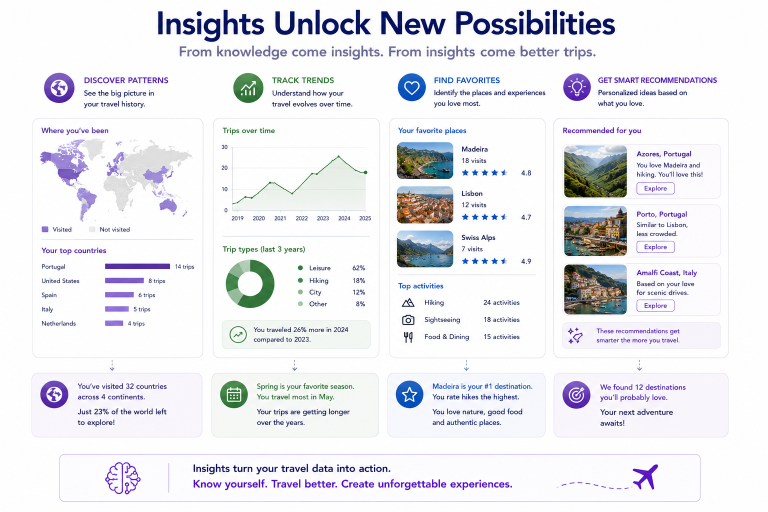
#> input picture assets/72b361c1-a2c6-40c8-a9d4-7f56047ad706.png, 1536 x 1024 px (shown at 1/2 size)
$ python -i build_concepts.py   (imports and definitions only)
#> lines starting #> are read from the running program, lines starting #| are printed output that depends on the picture
#!/usr/bin/env python3
"""
Build SBM concept pages from the vault concept library -> concepts/*.html.

Source of truth = the vault concept library (markdown, one file per concept):
    W:/systems/concepts/concept-*.md
Each concept has YAML frontmatter (name, description = the one-line tag,
metadata.category) + a body (the full explanation) + a "**Where it lives:**"
line. This script renders them into:

    concepts/index.html      — the overview: short cards (name + tag + summary)
                               grouped by category, each linking to a detail page.
    concepts/<slug>.html     — one detail page per concept: full explanation,
                               where-it-lives, and (when present in frontmatter)
                               related concepts / related articles / references.

"A brain that publishes itself", applied to the concept vocabulary: you keep the
concepts as markdown in the vault; this regenerates the site from them.

Design note — STATIC NOW, WORDPRESS-READY LATER:
The site is static HTML today but will migrate to WordPress. So the pipeline is
split cleanly: parse_concepts() turns the vault markdown into plain Concept data
objects (format-agnostic), and the render_* functions turn those into the current
static HTML. A future WordPress renderer is a second set of render_* functions
over the same Concept objects — not a rewrite. Pick the renderer with --format.

Usage:
    python build_concepts.py                 # static HTML (default)
    python build_concepts.py --format static
    SBM_CONCEPTS_SRC="W:/systems/concepts" python build_concepts.py
    # (WordPress renderer: to be added — see render_wordpress stub.)
"""
from __future__ import annotations

import os
import re
import sys
import html
from pathlib import Path

from image_pipeline import copy_optimised
from concept_graph import (build_graph, full_map_container, mini_map_container,
                           GRAPH_CSS, GRAPH_JS)
from dataclasses import dataclass, field

try:
    import yaml
except ImportError:
    yaml = None

HERE = Path(__file__).parent
SRC = Path(os.environ.get("SBM_CONCEPTS_SRC", "W:/systems/concepts"))
OUT = HERE / "concepts"

# Canonical base for <link rel="canonical"> / og:url / absolute og:image on the
# generated concept pages (same convention as build_articles.py — the custom
# domain resolves directly to GitHub Pages since the 2026-06-30 DNS cutover).
BASE_URL = os.environ.get("SBM_BASE_URL", "https://structurebeatsmagic.com").rstrip("/")

# Category order for the index (authored sequence, mirrors the vault README TOC).
# Any category found in the sources but not listed here is appended at the end,
# so a new category can't silently drop a concept from the page.
CATEGORY_ORDER = [
    "Umbrella thesis",
    "Personal data model",
    "Filtering & identity",
    "Intelligence systems",
    "Method & workflow",
    "System architecture",
    "Brand & stance",
]

# Cross-cutting groups: a many-to-many overlay ON TOP of the one-per-concept
# category. A concept opts into a group via `groups: [<slug>]` in its frontmatter.
# Unlike categories (mutually exclusive), a concept can be in several groups.
# Each entry here gets a filter-chip on the index and its own /groups/<slug>.html
# overview page. A group referenced by a concept but missing here still gets a
# page (label = title-cased slug) — so a new group can't silently vanish.
GROUPS = {
    "layer-types": {
        "label": "Layer types",
        "blurb": "The named layers of the system — each a place with a boundary, "
                 "where something crosses, is transformed, or is concluded. A layer "
                 "is a role in the architecture, not a physical location (that's a "
                 "zone) and not a technique applied across it (that's a method).",
    },
}
GROUP_ORDER = ["layer-types"]

# Trailing working sections in a source file that must never be published.
PRIVATE_SECTIONS = {"notes", "actions", "comments", "briefs"}


# --------------------------------------------------------------------------- #
# Reusable markdown helpers (ported from build_articles.py, kept in sync)      #
# --------------------------------------------------------------------------- #
# [34 lines left out: functions split_frontmatter, strip_private_sections, not called in this run]


# Set once per run by render(): the slugs that will actually have a page. A
# [[wikilink]] to anything outside this set is rendered as plain text instead of
# a link, so a dangling reference can never ship as a 404. None = unknown (no
# filtering, e.g. when inline() is used standalone).
_known_concept_slugs: set | None = None
_dangling_links: list = []


# [125 lines left out: functions inline, md_to_html, not called in this run]


# --------------------------------------------------------------------------- #
# Parse: vault markdown -> format-agnostic Concept objects                     #
# --------------------------------------------------------------------------- #
@dataclass
class Concept:
    slug: str          # page slug (source filename minus "concept-" prefix)
    name: str          # display name
    tag: str           # one-line tagline (frontmatter description)
    category: str      # grouping label
    summary: str       # first paragraph of the body, plain-ish (for the card)
    body_md: str       # full markdown body (minus the "Where it lives" tail meta)
    where: str         # "Where it lives" value (raw markdown), or ""
    groups: list = field(default_factory=list)              # [group-slug] (cross-cutting)
    related_concepts: list = field(default_factory=list)   # [slug or name]
    related_articles: list = field(default_factory=list)   # [{title,url}]
    references: list = field(default_factory=list)          # [{title,url}]
    hero_image: str = ""     # filename in the concept's assets/ (ADR-080 + ADR-075)
    hero_caption: str = ""   # optional caption rendered under the hero
    sites: list = field(default_factory=lambda: ["sbm"])  # which brand sites publish it (ADR-093)


# [14 lines left out: function _norm_reflist, not called in this run]


def parse_concepts(src: Path) -> list[Concept]:
    concepts: list[Concept] = []
    # Folder-per-concept (ADR-080): each concept is <src>/<slug>/<slug>.md.
    # (Back-compat: also pick up any legacy flat concept-<slug>.md still present.)
    notes = [p for p in sorted(src.glob("*/*.md")) if p.stem == p.parent.name]
    notes += sorted(src.glob("concept-*.md"))
    for f in notes:
        text = f.read_text(encoding="utf-8", errors="replace")
        meta, body = split_frontmatter(text)
        body = strip_private_sections(body)
        slug = f.stem[len("concept-"):] if f.stem.startswith("concept-") else f.stem
        # The most reliable display name is the body's first H1 heading (correctly
        # capitalised, e.g. "A Toy vs an Instrument"). Fall back to frontmatter
        # title/name, then to a title-cased slug — so a broken frontmatter (e.g.
        # an unquoted "description:" with a colon) never yields an ugly name.
        name = ""
        m_h1 = re.search(r"^#\s+(.+)$", body, re.M)
        if m_h1:
            name = m_h1.group(1).strip()
        if not name:
            name = str(meta.get("title") or meta.get("name") or slug).strip()
            if name.startswith("concept-"):
                name = name[len("concept-"):].replace("-", " ").title()
        tag = str(meta.get("description", "")).strip()
        category = ""
        md = meta.get("metadata") or {}
        if isinstance(md, dict):
            category = str(md.get("category", "")).strip()
        category = category or "Other"

        # Cross-cutting groups: accept top-level `groups:` or nested under metadata.
        groups_raw = meta.get("groups")
        if not groups_raw and isinstance(md, dict):
            groups_raw = md.get("groups")
        groups = [str(g).strip() for g in groups_raw] if isinstance(groups_raw, list) \
            else ([str(groups_raw).strip()] if groups_raw else [])

        # Pull the "Where it lives:" line out of the body so it renders separately.
        where = ""
        body_lines = body.split("\n")
        kept: list[str] = []
        for ln in body_lines:
            m = re.match(r"\s*\*\*Where it lives:\*\*\s*(.+)$", ln)
            if m:
                where = m.group(1).strip()
                continue
            # drop the "← Back to [[concepts-index]]" navigation line
            if "Back to" in ln and "concepts-index" in ln:
                continue
            kept.append(ln)
        body_clean = "\n".join(kept).strip()

        # Also drop a redundant leading "**Category:** X" line if present
        # (the category is rendered as a chip on the detail page).
        body_clean = re.sub(r"^\s*\*\*Category:\*\*.*$", "", body_clean, flags=re.M).strip()

        # Drop a body "## Related concepts" section — the page renders its own
        # linked block from the frontmatter data (raw [[wikilinks]] would show
        # literally here). The wikilink version stays for reading in the vault.
        body_clean = re.sub(
            r"\n##+\s*Related concepts\s*\n.*?(?=\n##\s|\Z)",
            "\n", body_clean, flags=re.S | re.I,
        ).strip()

        # Summary for the card = the FIRST BODY PARAGRAPH — never the tagline.
        # The card already prints the tagline as .c-tag; reusing it here made every
        # card show the same sentence twice (blue, then grey). The summary's job is
        # to add what the tagline doesn't say: the first line of the explanation.
        # Falls back to the tagline only if the body has no usable paragraph.
        summary = ""
        for para in re.split(r"\n\s*\n", body_clean):
            p = " ".join(para.split())
            if not p or p.startswith(("#", ">", "**Category", "**Where", "←", "[[")):
                continue
            summary = p
            break
        if not summary:
            summary = tag
        # keep cards even: trim an over-long first paragraph on a word boundary
        if len(summary) > 240:
            summary = summary[:240].rsplit(" ", 1)[0].rstrip(" ,;:—-") + "…"

        concepts.append(Concept(
            slug=slug, name=name, tag=tag, category=category,
            summary=summary, body_md=body_clean, where=where, groups=groups,
            # Accept relationship fields at top level OR nested under metadata:
            # (the vault concept generator writes them under metadata, mirroring
            # how category/groups are read above — one connected data model).
            related_concepts=_norm_reflist(meta.get("related_concepts") or (md.get("related_concepts") if isinstance(md, dict) else None)),
            related_articles=_norm_reflist(meta.get("related_articles") or (md.get("related_articles") if isinstance(md, dict) else None)),
            references=_norm_reflist(meta.get("references") or (md.get("references") if isinstance(md, dict) else None)),
            # optional concept hero (ADR-080 folder-per-concept + ADR-075 style):
            # <slug>/assets/<file>, copied into the site assets/ at build time.
            hero_image=str(meta.get("hero_image") or (md.get("hero_image") if isinstance(md, dict) else "") or "").strip().strip('"'),
            hero_caption=str(meta.get("hero_caption") or (md.get("hero_caption") if isinstance(md, dict) else "") or "").strip().strip('"'),
            # ADR-093: which brand site(s) publish this concept. Absent -> [sbm],
            # so every existing concept and the live SBM site are unaffected until
            # a concept opts into another site. Life-only concepts (sites: [life])
            # are parsed but filtered out of the SBM build below.
            sites=[str(x).strip().lower() for x in (
                _norm_reflist(meta.get("sites") or (md.get("sites") if isinstance(md, dict) else None)) or ["sbm"])],
        ))
    # This is the SBM builder: publish only concepts routed to 'sbm'. A concept
    # routed to 'life' only lives in the shared source but renders on the life
    # site's builder instead (ADR-093 shared-source model).
    return [c for c in concepts if "sbm" in c.sites]


# [31 lines left out: functions group_concepts, collect_groups, not called in this run]


# --------------------------------------------------------------------------- #
# Render: Concept objects -> static HTML (site.css skeleton)                   #
# --------------------------------------------------------------------------- #
NAV = """<header class="site">
  <div class="wrap">
    <a class="brand" href="../">Structure&nbsp;Beats&nbsp;<span>Magic</span></a>
    <input type="checkbox" id="nav-toggle" class="nav-toggle" aria-label="Open menu" />
    <label for="nav-toggle" class="burger" aria-hidden="true"><span></span><span></span><span></span></label>
    <nav class="main">
      <span class="navgroup">
        <button class="navtop" type="button">Thesis</button>
        <span class="navmenu">
          <a href="../#principles">Principles</a>
          <a href="../concepts/">Concepts</a>
          <a href="../glossary/">Glossary</a>
          <a href="../#play">Play</a>
          <a href="../#why-structure">Why structure</a>
        </span>
      </span>
      <span class="navgroup">
        <button class="navtop" type="button">System</button>
        <span class="navmenu">
          <a href="../system/">How the system works</a>
          <a href="../intelligence/">Intelligence systems</a>
        </span>
      </span>
      <span class="navgroup">
        <button class="navtop" type="button">Proof</button>
        <span class="navmenu">
          <a href="../#use-cases">Sample systems</a>
          <a href="../influences/">Influences</a>
          <a href="../#about">About Jaco</a>
        </span>
      </span>
      <a href="../#writing">Writing</a>
      <a class="nav-cta" href="https://jacovanderlaan.com">For enterprises &#8594;</a>
    </nav>
  </div>
</header>"""

FOOTER = """<footer>
  <div class="wrap">
    <div class="formula-mini">Structure + Data + AI + Rules + Skills &#8594; Systems</div>
    <div>Structure Beats Magic — a thesis by <a href="https://jacovanderlaan.com">Jaco van der Laan</a></div>
  </div>
</footer>"""

NAV_SCRIPT = """<script>
  var t = document.getElementById('nav-toggle');
  document.querySelectorAll('nav.main a').forEach(function(a){
    a.addEventListener('click', function(){ if (t) t.checked = false; });
  });
</script>"""

INDEX_STYLE = """<style>
  .concept-grid { display:grid; grid-template-columns:repeat(2,1fr); gap:20px; }
  .concept { background:var(--surface); border:1px solid var(--line); border-radius:14px; padding:22px 24px; box-shadow:0 1px 2px rgba(15,23,42,.04); transition:box-shadow .15s ease, transform .15s ease; text-decoration:none; display:block; }
  a.concept:hover { box-shadow:0 4px 14px rgba(15,23,42,.08); transform:translateY(-1px); }
  .concept .c-name { font-size:19px; font-weight:800; letter-spacing:-.01em; color:var(--ink); margin-bottom:6px; }
  .concept .c-tag { font-size:14px; font-weight:600; color:var(--accent); margin-bottom:10px; }
  .concept .c-def { font-size:15px; color:var(--ink-soft); margin:0; }
  /* Section heading — used identically for a CATEGORY and for a cross-cutting
     GROUP, because both are ways of grouping the same concepts. Left-aligned
     with a rule, so the eye reads: heading -> its cards -> next heading. */
  .cat-head { display:flex; align-items:baseline; gap:.75rem; margin:3.25rem 0 1.25rem; }
  .cat-head:first-of-type { margin-top:1rem; }
  .cat-head h2 { font-size:22px; font-weight:800; letter-spacing:-.01em; color:var(--ink); margin:0; white-space:nowrap; }
  .cat-head h2 a { color:inherit; text-decoration:none; }
  .cat-head h2 a:hover { color:var(--accent); }
  .cat-head .cat-count { font-size:14px; font-weight:600; color:var(--ink-faint); }
  .cat-head .cat-rule { flex:1 1 auto; height:1px; background:var(--line); }
  /* A group says what it is; a category doesn't need to. */
  .cat-note { font-size:14px; color:var(--ink-faint); margin:-.5rem 0 1.25rem; max-width:70ch; line-height:1.6; }
  /* Optional scene-band above a category (ADR-075 track B). Thin, rounded,
     face-safe crop. Present only when assets/cat-<slug>.jpg exists. */
  .cat-band { margin:3.25rem 0 0; border-radius:14px; overflow:hidden; border:1px solid var(--line); box-shadow:0 6px 20px rgba(15,23,42,.06); }
  .cat-band + .cat-head { margin-top:1rem; }
  .cat-band img { width:100%; height:130px; object-fit:cover; object-position:center 40%; display:block; }
  @media (max-width:760px){ .concept-grid{ grid-template-columns:1fr; } .cat-band img{ height:100px; } }
</style>"""

DETAIL_STYLE = """<style>
  .c-detail { max-width:760px; }
  .c-crumb { font-size:14px; margin-bottom:1rem; }
  .c-chip { display:inline-block; font-size:12px; font-weight:700; letter-spacing:.02em; text-transform:uppercase; color:var(--accent); background:rgba(37,99,235,.08); border-radius:999px; padding:4px 12px; margin-bottom:1rem; }
  a.c-chip-group { text-decoration:none; border:1px solid rgba(37,99,235,.25); background:transparent; transition:background .15s ease; }
  a.c-chip-group:hover { background:rgba(37,99,235,.10); }
  a.c-chip-group::before { content:"◆ "; opacity:.55; }
  .c-tagline { font-size:20px; font-weight:600; color:var(--ink); border-left:3px solid var(--accent); padding-left:16px; margin:0 0 1.5rem; }
  .c-hero { margin:0 0 2rem; }
  .c-hero img { width:100%; height:auto; display:block; border-radius:12px; border:1px solid var(--line); box-shadow:0 10px 30px rgba(15,23,42,.07); }
  .c-hero figcaption { font-size:.85rem; color:var(--ink-faint); margin-top:.7rem; text-align:center; line-height:1.5; }
  /* the concept's own namesake article -- the way in, not a "related" link */
  .c-canonical { margin:0 0 1.15rem; font-size:17px; line-height:1.6; }
  .c-canonical a { font-weight:600; }
  .c-body { font-size:17px; line-height:1.75; color:var(--ink-soft); }
  .c-body p { margin:0 0 1.15rem; }
  .c-body p:last-child { margin-bottom:0; }
  .c-body ul { margin:0 0 1.15rem; padding-left:1.15rem; }
  .c-body li { margin:.35rem 0; }
  .c-body h2 { font-size:20px; color:var(--ink); margin-top:2rem; margin-bottom:.6rem; }
  .c-rel { margin-top:2rem; border-top:1px solid var(--line); padding-top:1.5rem; }
  .c-rel h3 { font-size:14px; text-transform:uppercase; letter-spacing:.03em; color:var(--ink-faint); margin:0 0 .6rem; }
  .c-rel ul { margin:0 0 1.2rem; padding-left:1.1rem; }
  .c-rel li { font-size:15px; margin:.3rem 0; }
</style>"""


def esc(x: str) -> str:
    return html.escape(x or "", quote=False)


# [487 lines left out: functions _concept_card, _section, render_index, _reprefix, render_group, _render_rel_block and 5 more, not called in this run]


# Article sources whose frontmatter declares related_concepts. We invert those
# edges so each concept page can show "which articles reference this concept".
# Both brands' article roots are scanned; a concept slug maps to the articles
# (title + published URL) that list it in related_concepts.
ARTICLE_ROOTS = [
    (Path(os.environ.get("SBM_ARTICLES_SRC", "W:/systems/products/sbm/articles")),
     "https://structurebeatsmagic.com/articles"),
    (Path(os.environ.get("MDDE_ARTICLES_SRC", "W:/data/products/mdde/articles")),
     "https://jacovanderlaan.com/articles"),
]


def _bare_concept_slug(ref: str) -> str:
    r = str(ref).strip()
    return r[len("concept-"):] if r.startswith("concept-") else r


# [158 lines left out: functions _published_article_slugs, build_reverse_article_index, check_hero_refs, main, not called in this run]


# [2 lines not run here, left out]

>>> import cv2
>>> picture = cv2.imread('assets/72b361c1-a2c6-40c8-a9d4-7f56047ad706.png', cv2.IMREAD_GRAYSCALE)
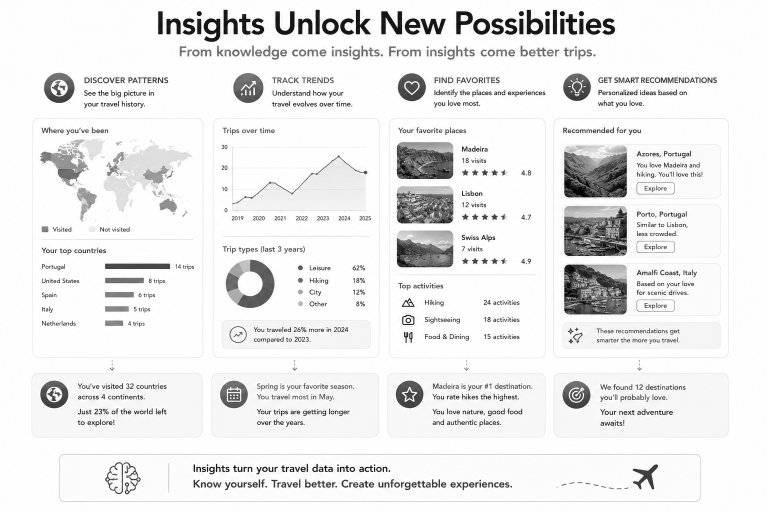
#> picture: shape (1024, 1536) (shown at 1/2 size); min 0, max 255, mean 234.5
#> (the run stopped early here; a loop or call above may not have finished)

$ run again, on assets/a-hash-is-naive-01.png
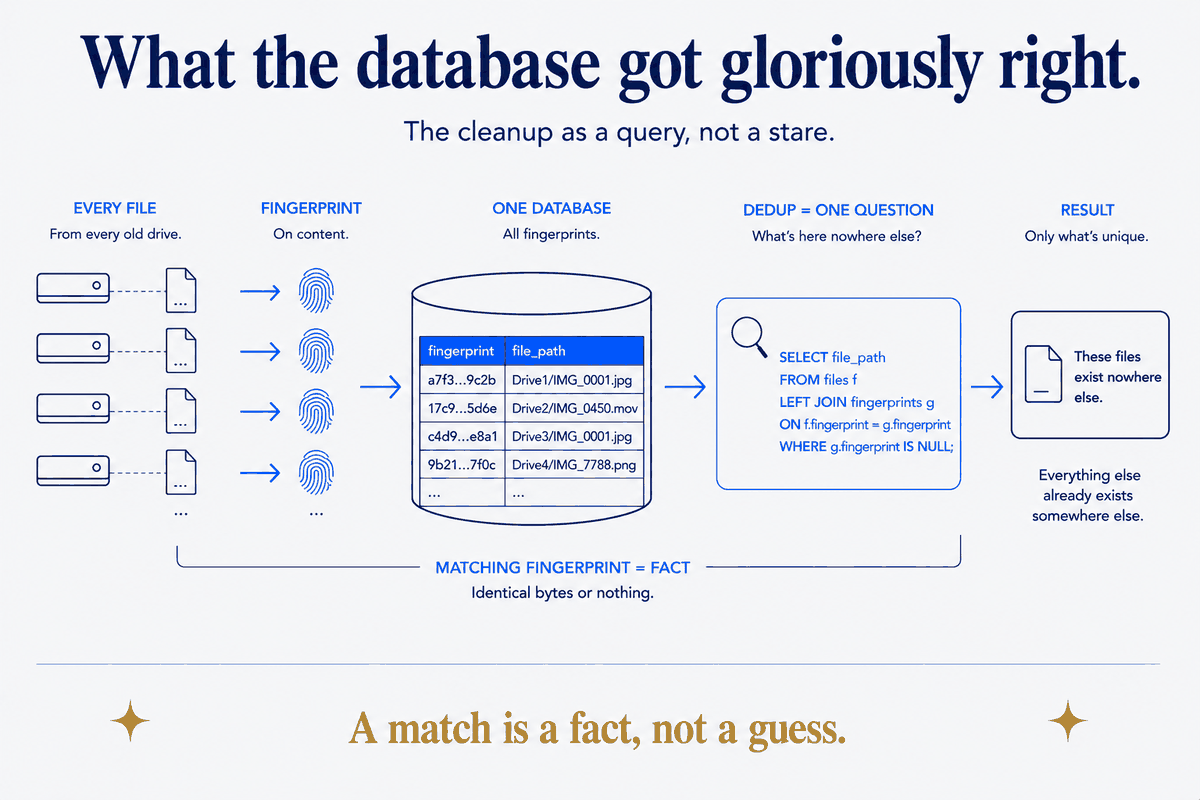
#> input picture assets/a-hash-is-naive-01.png, 1200 x 800 px
#> `picture = cv2.imread('assets/72b361c1-a2c6-40c8-a9d4-7f56047ad706.png'..`:
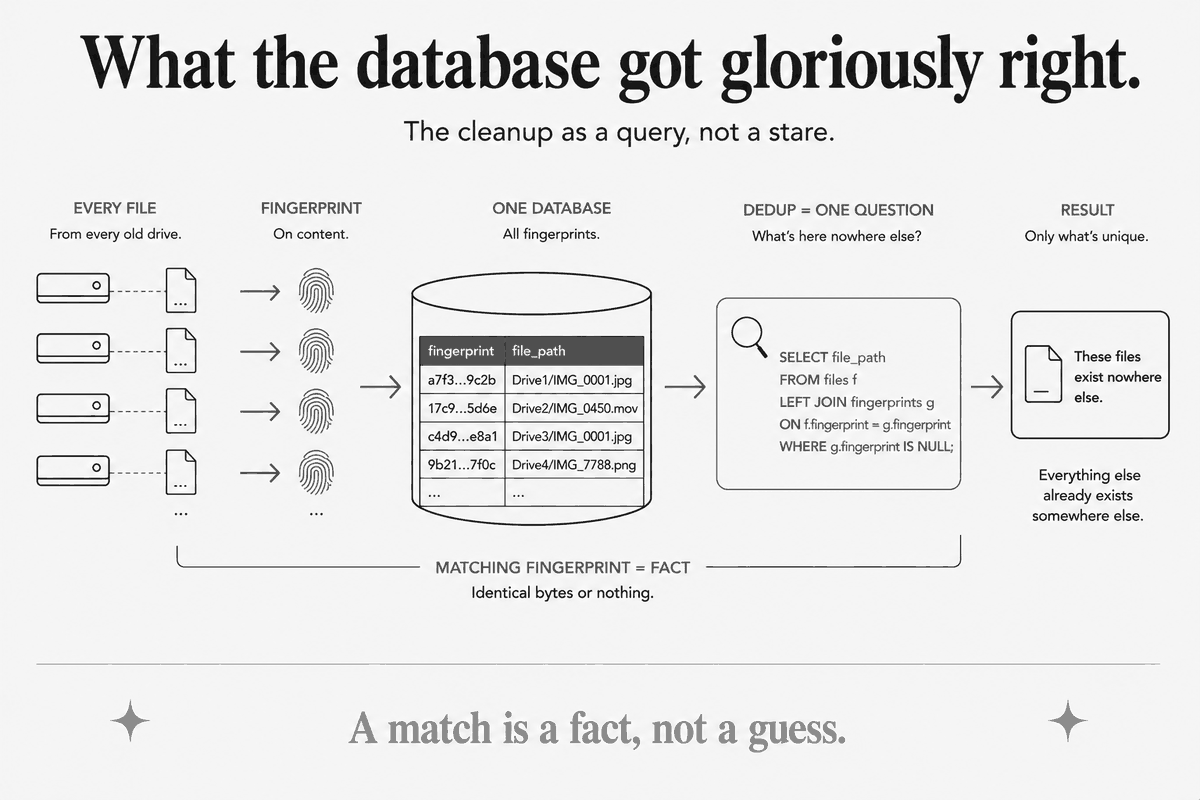
#> picture: shape (800, 1200); min 15, max 255, mean 232.5
